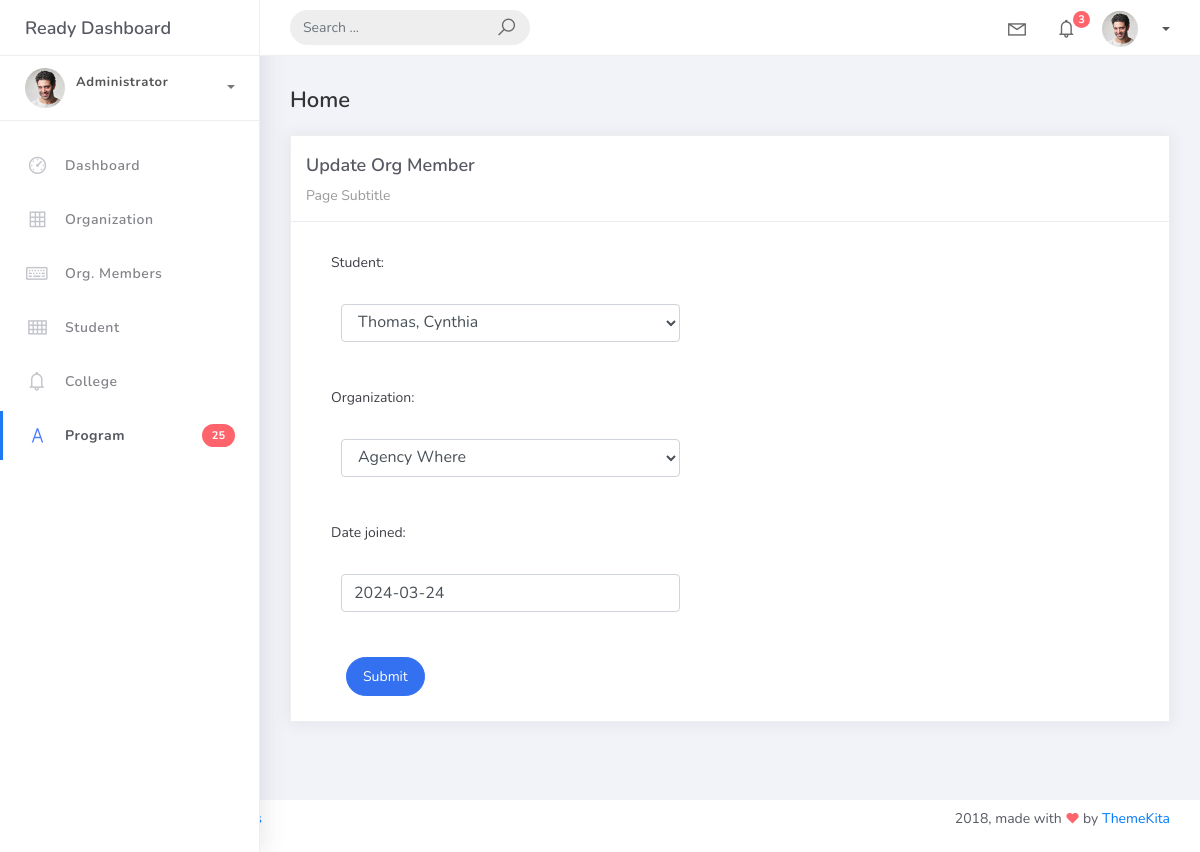
/orgmember_list/7, run on the app's committed database.
### studentorg/models.py (models this page shows, shortened)
class BaseModel(models.Model):
    created_at = models.DateTimeField(auto_now_add=True, db_index=True)
    updated_at = models.DateTimeField(auto_now=True)
    class Meta:
        abstract = True

class OrgMember(BaseModel):
    student = models.ForeignKey(Student, on_delete=models.CASCADE)
    organization = models.ForeignKey(Organization, on_delete=models.CASCADE)
    date_joined = models.DateField()

### studentorg/views.py (the view)
# urls.py: path('orgmember_list/<pk>',OrgMemberUpdateView.as_view(), name='orgmember-update'),
class OrgMemberUpdateView(UpdateView):
    model = OrgMember
    form_class = OrgMemberForm
    template_name = 'orgmember_form.html'
    success_url = reverse_lazy('orgmember-list')

### studentorg/forms.py
class OrgMemberForm(ModelForm):
    class Meta:
        model = OrgMember
        fields = "__all__"

### studentorg/models.py (called while the page is built)
    def __str__(self):
        return self.name

    def __str__(self):
        return f"{self.lastname}, {self.firstname}"

### templates/orgmember_form.html (shortened to what this page needs)
{% extends 'base.html' %}
{% load static %}
{% block content %}
<div class="content">
    <div class="container-fluid">
        <h4 class="page-title">Home</h4>
        <div class="row">
            <div class="col-md-12">
                <div class="card">
                    <div class="card-header">
                        <div class="card-title">
                            {% if object %}
                                Update Org Member
                            {% else %}
                                Add New Org Member
                            {% endif %}
                        </div>
                        <div class="card-category">Page Subtitle</div>
                    </div>
                    <div class="col-md-6">
                        <div class="card-body">
                            <form action="" method="post" novalidate>
                                {% include 'includes/form.html' %}
                                <div class="form-group">
                                    <div class="col-md-12 col-sm-3">
                                        <button type="submit" class="btn btn-primary btn-rounded">Submit</button>
                                    </div>
                                </div>
                            </form>
                        </div>
                    </div>
                </div>
            </div>
        </div>
    </div>
</div>
{% endblock %}

### templates/includes/form.html (shortened to what this page needs)
{% load widget_tweaks %}
{% for field in form %}
<div class="field item form-group">
    <label>{{ field.label_tag }}</label>
    <div class="form-group">
        {% render_field field class="form-control" %}
    </div>
</div>
{% endfor %}

### data on the page
OrgMember: student "Thomas, Cynthia" "Agency Where" "2024-03-24"

### other printed values
{{ field.label_tag }} "Student:" "Organization:" "Date joined:"
